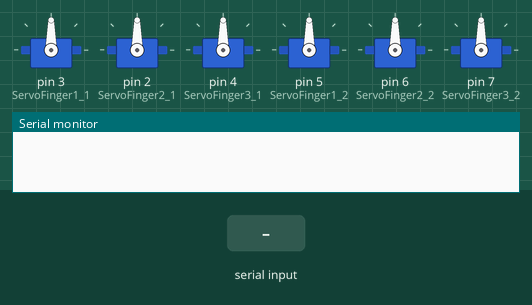
This sketch was run on a simulated Arduino Uno, built with avr-gcc and run on an emulated ATmega328P. Parts: 6 × servo, the last lines printed to the serial monitor. Inputs (shaded band) come from the test bench.

Above: at 3.0 s.
3.1 s: "<" received over the second serial link
At 3.5 s:
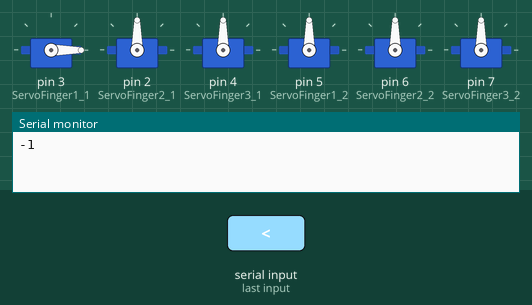
Timing chart, 0 to 6.1 s (numbered marks = the images above; inputs shaded):
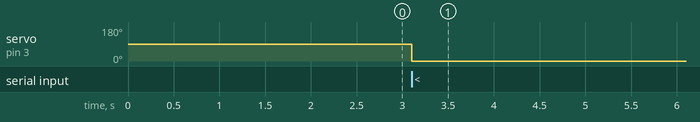

Measured:
- after the input at 3.1 s, servo on pin 3 (ServoFinger1_1): 90° → 0° at once

The sketch:

robothand.ino
```cpp
#include <Servo.h>   // Library needed to use function for servomotors
#include <SoftwareSerial.h>
SoftwareSerial Master(9,10);

Servo ServoFinger1_1, ServoFinger2_1,        // Assigns the six  servos
ServoFinger3_1,ServoFinger1_2,ServoFinger2_2,ServoFinger3_2;

int ForceSense1 = 10;
int ForceSense2 = 11;
int ForceSense3 = 12;

byte startPackage; // Variable that will contain the character of start package set in the Styrehanske sketch, "<"
byte startPackage2;

int AngFinger1_1   = 0;   // Variables with the values for the servomotors (between 0 and 180)
int AngFinger2_1   = 0;
int AngFinger3_1   = 0;
int AngFinger1_2   = 0;
int AngFinger2_2   = 0;
int AngFinger3_2   = 0;


int AngFinger1_1Last;


void setup()
{
  Serial.begin(9600);      // Serial communication is activated at 9600 baud/s.
  Master.begin(9600);

  ServoFinger1_1.attach(3);  // The servomotors are asigned to the pins of the Arduino UNO board.
  delay(300);              // A delay of 300ms is set for a secure connection (this can be optional)
  ServoFinger2_1.attach(2);
  delay(300);
  ServoFinger3_1.attach(4);
  delay(300);
  ServoFinger1_2.attach(5);
  delay(300);
  ServoFinger2_2.attach(6);
  delay(300);
  ServoFinger3_2.attach(7);
  delay(300);

  Master.println("Ready to receive.");
}

void loop()
{
  if(Master.available()) {    // Waiting for data incoming from the other Arduino module

    startPackage = Master.read(); // The first value will be "<", the other are assigned to the finger
    AngFinger1_1   = Master.read();
    AngFinger2_1   = Master.read();
    AngFinger3_1   = Master.read();

    AngFinger1_2   = Master.read();
    AngFinger2_2   = Master.read();
    AngFinger3_2   = Master.read();


    if(startPackage == '<'){   // Verifying that the first value is "<"

      if(AngFinger1_1 != -1)
        if(AngFinger1_1 != 255)  // Sometimes the incoming value goes to 255, I couldn't discover yet the reason, so I simply excluded it when it happens. You can remove this line for every finger if you don't have this kind of problem
          if(AngFinger1_1 >= AngFinger1_1Last+6  || AngFinger1_1 <= AngFinger1_1Last-6)
            AngFinger1_1Last = AngFinger1_1;
            ServoFinger1_1.write(AngFinger1_1);  // The servomotors rotates of the assigned degrees

      if(AngFinger1_2 != -1)
        if(AngFinger1_2 != 255)
          ServoFinger1_2.write(AngFinger1_2);
          delay(30);


      if(AngFinger2_1 != -1)
        if(AngFinger2_1 != 255)
          ServoFinger2_1.write(AngFinger2_1);
          delay(30);

      if(AngFinger2_2 != -1)
        if(AngFinger2_2 != 255)
          ServoFinger2_2.write(AngFinger2_2);
          delay(30);


      if(AngFinger3_1 != -1)
        if(AngFinger3_1 != 255)
          ServoFinger3_1.write(AngFinger3_1);
          delay(30);

      if(AngFinger3_2 != -1)
        if(AngFinger3_2 != 255)
          ServoFinger3_2.write(AngFinger3_2);
          delay(30);


      Serial.println(AngFinger1_1);


    }
  }
    //if(Master.available()){

      //startPackage2 = Master.write(">");
      //ForceSense1 = Master.write();
      //ForceSense2 = Master.write();
      //ForceSense3 = Master.write();

      //delay(30);

    }
```
